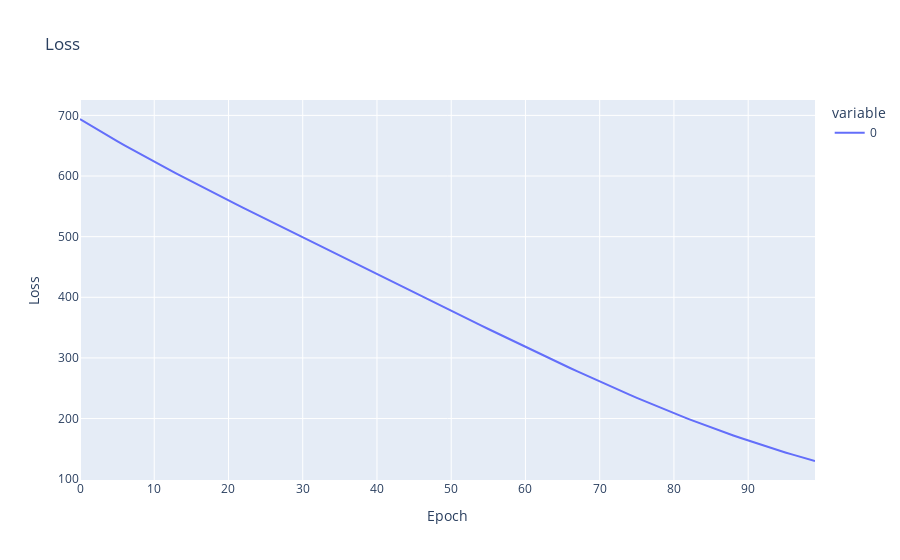

The cell this chart's notebook holds for it:
### Code cell
fig = px.line(losses, title="Loss")
fig.update_layout(
    xaxis_title="Epoch",
    yaxis_title="Loss",)
fig.show()

### Figure 1 — Plotly figure (JSON) as saved in the notebook; plotly's stock layout.template omitted (floating-point values rounded to 4 significant figures)
{"data": [{"hovertemplate": "variable=0<br>index=%{x}<br>value=%{y}<extra></extra>", "legendgroup": "0", "line": {"color": "#636efa", "dash": "solid"}, "marker": {"symbol": "circle"}, "mode": "lines", "name": "0", "orientation": "v", "showlegend": true, "type": "scatter", "x": [0, 1, 2, 3, 4, 5, 6, 7, 8, 9, 10, 11, 12, 13, 14, 15, 16, 17, 18, 19, 20, 21, 22, 23, 24, 25, 26, 27, 28, 29, 30, 31, 32, 33, 34, 35, 36, 37, 38, 39, 40, 41, 42, 43, 44, 45, 46, 47, 48, 49, 50, 51, 52, 53, 54, 55, 56, 57, 58, 59, 60, 61, 62, 63, 64, 65, 66, 67, 68, 69, 70, 71, 72, 73, 74, 75, 76, 77, 78, 79, 80, 81, 82, 83, 84, 85, 86, 87, 88, 89, 90, 91, 92, 93, 94, 95, 96, 97, 98, 99], "xaxis": "x", "y": [694.1, 686.6, 679.2, 671.9, 664.7, 657.7, 650.7, 643.8, 637.0, 630.2, 623.6, 616.9, 610.4, 603.9, 597.5, 591.1, 584.7, 578.5, 572.2, 566.0, 559.8, 553.7, 547.5, 541.4, 535.3, 529.2, 523.2, 517.1, 511.1, 505.0, 499.0, 492.9, 486.9, 480.9, 474.8, 468.8, 462.8, 456.7, 450.7, 444.6, 438.5, 432.5, 426.4, 420.3, 414.3, 408.2, 402.1, 396.0, 390.0, 383.9, 377.8, 371.8, 365.8, 359.7, 353.7, 347.7, 341.8, 335.8, 329.9, 324.0, 318.1, 312.2, 306.4, 300.6, 294.8, 289.1, 283.3, 277.7, 272.1, 266.5, 261.0, 255.5, 250.1, 244.7, 239.4, 234.1, 228.9, 223.8, 218.8, 213.8, 208.8, 204.0, 199.2, 194.5, 189.8, 185.3, 180.8, 176.4, 172.1, 167.8, 163.7, 159.6, 155.6, 151.7, 147.9, 144.1, 140.5, 136.9, 133.4, 130.0], "yaxis": "y"}], "layout": {"legend": {"title": {"text": "variable"}, "tracegroupgap": 0}, "title": {"text": "Loss"}, "xaxis": {"anchor": "y", "domain": [0, 1], "title": {"text": "Epoch"}}, "yaxis": {"anchor": "x", "domain": [0, 1], "title": {"text": "Loss"}}}}
